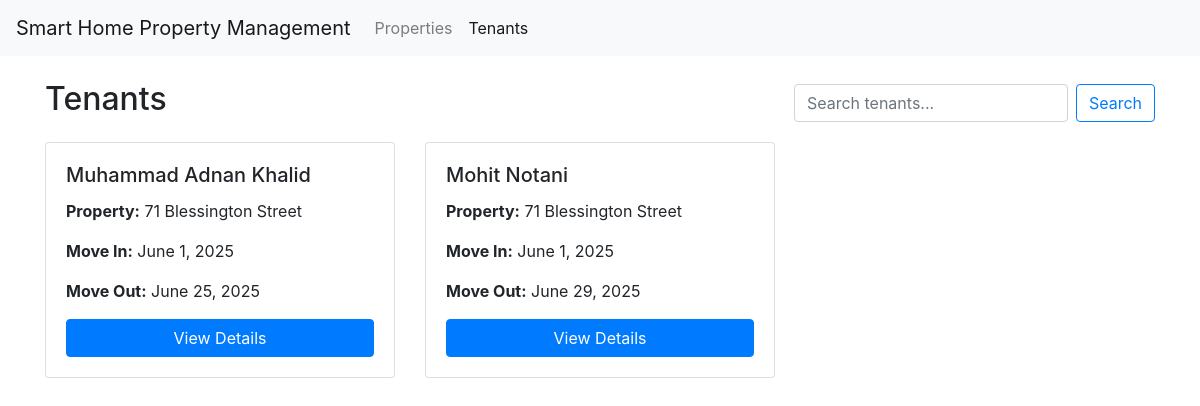
The page /tenants/ on the database its author committed.
### tenants/models.py (models this page shows, shortened)
class Tenant(models.Model):
    property = models.ForeignKey(
        Property,
        on_delete=models.CASCADE,
        related_name='tenants'
    )
    timestamp = models.DateTimeField(auto_now_add=True, null=True, blank=True)
    move_in_date    = models.DateField(blank=True, null=True)
    move_out_date   = models.DateField(blank=True, null=True)
    notice_date     = models.DateField(blank=True, null=True)
    full_name       = models.CharField(max_length=200, blank=True, null=True)
    email           = models.EmailField(blank=True, null=True)
    address_of_property = models.CharField(max_length=200, blank=True, null=True)
    phone_number    = models.CharField(max_length=20, blank=True, null=True)
    pps_number      = models.CharField(max_length=50, blank=True, null=True)
    passport_upload = models.FileField(upload_to='tenant_passports/', blank=True, null=True)
    smoker          = models.BooleanField(default=False)
    consent_personal_data = models.BooleanField(
        default=False,
        help_text="I consent to the collection and processing of my personal data for the license agreement"
    )
    consent_share_data = models.BooleanField(
        default=False,
        help_text="I consent to the licensor sharing my data for the licensee agreement"
    )
    current_income  = models.DecimalField(max_digits=12, decimal_places=2, blank=True, null=True)
    license_fee     = models.DecimalField(max_digits=10, decimal_places=2, blank=True, null=True)
    deposit         = models.DecimalField(max_digits=10, decimal_places=2, blank=True, null=True)

### properties/models.py (models this page shows, shortened)
class Property(models.Model):
    street_number   = models.CharField(max_length=10, blank=True, null=True)
    street_name     = models.CharField(max_length=100, blank=True, null=True)
    complement      = models.CharField(max_length=100, blank=True, null=True)
    landlord        = models.CharField(max_length=100, blank=True, null=True)
    date_acquired   = models.DateField(blank=True, null=True)
    internet        = models.BooleanField(default=False)
    electricity     = models.BooleanField(default=False)
    gas             = models.BooleanField(default=False)
    trash           = models.BooleanField(default=False)
    date_released   = models.DateField(blank=True, null=True)
    contract_length = models.IntegerField(help_text="Contract length in months", default=0)
    property_video  = models.FileField(
        upload_to='property_videos/',
        blank=True,
        null=True,
        help_text="Optional video tour of the property"
    )
    maintenance     = models.TextField(blank=True)
    rooms           = models.IntegerField(default=0)
    bathrooms       = models.DecimalField(max_digits=3, decimal_places=1, default=0.0)
    type            = models.CharField(max_length=50, blank=True)
    rent            = models.DecimalField(max_digits=10, decimal_places=2, default=0.00)
    rent_margin     = models.DecimalField(max_digits=5, decimal_places=2, default=0.00)
    actual_margin   = models.DecimalField(max_digits=5, decimal_places=2, default=0.00)
    profit          = models.DecimalField(max_digits=10, decimal_places=2, default=0.00)
    real_profit     = models.DecimalField(max_digits=10, decimal_places=2, default=0.00)

### tenants/views.py (the view)
# urls.py: path('', TenantListView.as_view(), name='tenant_list'),
class TenantListView(ListView):
    model = Tenant
    template_name = 'tenants/tenant_list.html'
    context_object_name = 'tenants'

### tenants/templates/tenants/tenant_list.html (shortened to what this page needs)
{% extends 'base.html' %}
{% block content %}
<div class="d-flex justify-content-between align-items-center mb-3">
  <h2>Tenants</h2>
  <form class="form-inline" method="get">
    <input class="form-control mr-2" type="search" name="q" placeholder="Search tenants..." value="{{ request.GET.q }}">
    <button class="btn btn-outline-primary" type="submit">Search</button>
  </form>
</div>
<div class="row">
  {% for t in tenants %}
  <div class="col-md-4 mb-4">
    <div class="card interactive-card h-100">
      <div class="card-body d-flex flex-column">
        <h5 class="card-title">{{ t.full_name }}</h5>
        <p class="card-text"><strong>Property:</strong> {{ t.property.street_number }} {{ t.property.street_name }}</p>
        <p class="card-text"><strong>Move In:</strong> {{ t.move_in_date }}</p>
        <p class="card-text"><strong>Move Out:</strong> {{ t.move_out_date }}</p>
        <a href="{% url 'tenants:tenant_detail' t.pk %}" class="mt-auto btn btn-primary" target="_blank">View Details</a>
      </div>
    </div>
  </div>
  {% empty %}
  <p>No tenants found.</p>
  {% endfor %}
</div>
{% endblock %}

### static/css/custom.css (style rules this page uses)
.interactive-card { transition: transform 0.3s ease, box-shadow 0.3s ease; cursor: pointer; }
.btn-primary { transition: background-color 0.3s ease, transform 0.2s ease; }

### rows shown on the page
Tenant: full_name "Muhammad Adnan Khalid", property.street_number "71", property.street_name "Blessington Street", move_in_date "June 1, 2025", move_out_date "June 25, 2025"
Tenant: full_name "Mohit Notani", property.street_number "71", property.street_name "Blessington Street", move_in_date "June 1, 2025", move_out_date "June 29, 2025"
